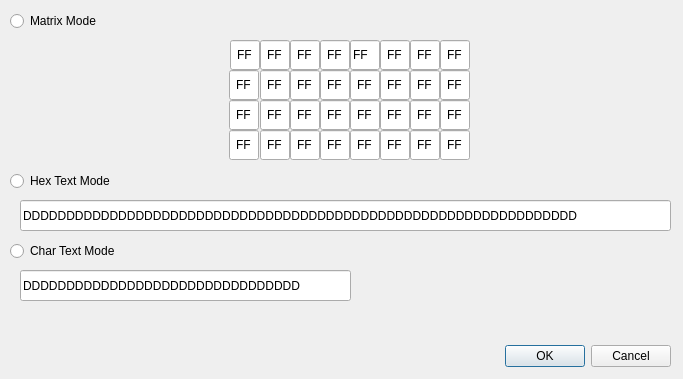
<?xml version="1.0" encoding="UTF-8"?>
<ui version="4.0">
 <class>DialogSetMatrix</class>
 <widget class="QDialog" name="DialogSetMatrix">
  <property name="windowModality">
   <enum>Qt::ApplicationModal</enum>
  </property>
  <property name="geometry">
   <rect>
    <x>0</x>
    <y>0</y>
    <width>683</width>
    <height>379</height>
   </rect>
  </property>
  <property name="sizePolicy">
   <sizepolicy hsizetype="Fixed" vsizetype="Fixed">
    <horstretch>0</horstretch>
    <verstretch>0</verstretch>
   </sizepolicy>
  </property>
  <property name="windowTitle">
   <string>Set</string>
  </property>
  <property name="styleSheet">
   <string notr="true">QMainWindow {
	background-color: white;
}</string>
  </property>
  <property name="modal">
   <bool>true</bool>
  </property>
  <widget class="QDialogButtonBox" name="buttonBox">
   <property name="geometry">
    <rect>
     <x>0</x>
     <y>340</y>
     <width>671</width>
     <height>32</height>
    </rect>
   </property>
   <property name="standardButtons">
    <set>QDialogButtonBox::Cancel|QDialogButtonBox::Ok</set>
   </property>
   <property name="centerButtons">
    <bool>false</bool>
   </property>
  </widget>
  <widget class="QRadioButton" name="radioMatrixMode">
   <property name="geometry">
    <rect>
     <x>10</x>
     <y>10</y>
     <width>116</width>
     <height>22</height>
    </rect>
   </property>
   <property name="text">
    <string>Matrix Mode</string>
   </property>
  </widget>
  <widget class="QRadioButton" name="radioTextMode">
   <property name="geometry">
    <rect>
     <x>10</x>
     <y>170</y>
     <width>281</width>
     <height>22</height>
    </rect>
   </property>
   <property name="text">
    <string>Hex Text Mode</string>
   </property>
  </widget>
  <widget class="QLineEdit" name="setHexTextBytes">
   <property name="geometry">
    <rect>
     <x>20</x>
     <y>200</y>
     <width>651</width>
     <height>31</height>
    </rect>
   </property>
   <property name="sizePolicy">
    <sizepolicy hsizetype="Fixed" vsizetype="Fixed">
     <horstretch>0</horstretch>
     <verstretch>0</verstretch>
    </sizepolicy>
   </property>
   <property name="text">
    <string>DDDDDDDDDDDDDDDDDDDDDDDDDDDDDDDDDDDDDDDDDDDDDDDDDDDDDDDDDDDDDDDD</string>
   </property>
   <property name="maxLength">
    <number>64</number>
   </property>
  </widget>
  <widget class="QLineEdit" name="setByte00">
   <property name="geometry">
    <rect>
     <x>230</x>
     <y>40</y>
     <width>30</width>
     <height>30</height>
    </rect>
   </property>
   <property name="sizePolicy">
    <sizepolicy hsizetype="Fixed" vsizetype="Fixed">
     <horstretch>30</horstretch>
     <verstretch>30</verstretch>
    </sizepolicy>
   </property>
   <property name="maximumSize">
    <size>
     <width>30</width>
     <height>30</height>
    </size>
   </property>
   <property name="inputMask">
    <string/>
   </property>
   <property name="text">
    <string>FF</string>
   </property>
   <property name="maxLength">
    <number>2</number>
   </property>
   <property name="frame">
    <bool>true</bool>
   </property>
   <property name="alignment">
    <set>Qt::AlignCenter</set>
   </property>
  </widget>
  <widget class="QLineEdit" name="setByte01">
   <property name="geometry">
    <rect>
     <x>229</x>
     <y>70</y>
     <width>30</width>
     <height>30</height>
    </rect>
   </property>
   <property name="sizePolicy">
    <sizepolicy hsizetype="Fixed" vsizetype="Fixed">
     <horstretch>30</horstretch>
     <verstretch>30</verstretch>
    </sizepolicy>
   </property>
   <property name="maximumSize">
    <size>
     <width>30</width>
     <height>30</height>
    </size>
   </property>
   <property name="text">
    <string>FF</string>
   </property>
   <property name="maxLength">
    <number>2</number>
   </property>
   <property name="frame">
    <bool>true</bool>
   </property>
   <property name="alignment">
    <set>Qt::AlignCenter</set>
   </property>
  </widget>
  <widget class="QLineEdit" name="setByte02">
   <property name="geometry">
    <rect>
     <x>229</x>
     <y>100</y>
     <width>30</width>
     <height>30</height>
    </rect>
   </property>
   <property name="sizePolicy">
    <sizepolicy hsizetype="Fixed" vsizetype="Fixed">
     <horstretch>30</horstretch>
     <verstretch>30</verstretch>
    </sizepolicy>
   </property>
   <property name="maximumSize">
    <size>
     <width>30</width>
     <height>30</height>
    </size>
   </property>
   <property name="text">
    <string>FF</string>
   </property>
   <property name="maxLength">
    <number>2</number>
   </property>
   <property name="frame">
    <bool>true</bool>
   </property>
   <property name="alignment">
    <set>Qt::AlignCenter</set>
   </property>
  </widget>
  <widget class="QLineEdit" name="setByte03">
   <property name="geometry">
    <rect>
     <x>229</x>
     <y>130</y>
     <width>30</width>
     <height>30</height>
    </rect>
   </property>
   <property name="sizePolicy">
    <sizepolicy hsizetype="Fixed" vsizetype="Fixed">
     <horstretch>30</horstretch>
     <verstretch>30</verstretch>
    </sizepolicy>
   </property>
   <property name="maximumSize">
    <size>
     <width>30</width>
     <height>30</height>
    </size>
   </property>
   <property name="text">
    <string>FF</string>
   </property>
   <property name="maxLength">
    <number>2</number>
   </property>
   <property name="frame">
    <bool>true</bool>
   </property>
   <property name="alignment">
    <set>Qt::AlignCenter</set>
   </property>
  </widget>
  <widget class="QLineEdit" name="setByte04">
   <property name="geometry">
    <rect>
     <x>260</x>
     <y>40</y>
     <width>30</width>
     <height>30</height>
    </rect>
   </property>
   <property name="sizePolicy">
    <sizepolicy hsizetype="Fixed" vsizetype="Fixed">
     <horstretch>30</horstretch>
     <verstretch>30</verstretch>
    </sizepolicy>
   </property>
   <property name="maximumSize">
    <size>
     <width>30</width>
     <height>30</height>
    </size>
   </property>
   <property name="text">
    <string>FF</string>
   </property>
   <property name="maxLength">
    <number>2</number>
   </property>
   <property name="frame">
    <bool>true</bool>
   </property>
   <property name="alignment">
    <set>Qt::AlignCenter</set>
   </property>
  </widget>
  <widget class="QLineEdit" name="setByte05">
   <property name="geometry">
    <rect>
     <x>260</x>
     <y>70</y>
     <width>30</width>
     <height>30</height>
    </rect>
   </property>
   <property name="sizePolicy">
    <sizepolicy hsizetype="Fixed" vsizetype="Fixed">
     <horstretch>30</horstretch>
     <verstretch>30</verstretch>
    </sizepolicy>
   </property>
   <property name="maximumSize">
    <size>
     <width>30</width>
     <height>30</height>
    </size>
   </property>
   <property name="text">
    <string>FF</string>
   </property>
   <property name="maxLength">
    <number>2</number>
   </property>
   <property name="frame">
    <bool>true</bool>
   </property>
   <property name="alignment">
    <set>Qt::AlignCenter</set>
   </property>
  </widget>
  <widget class="QLineEdit" name="setByte06">
   <property name="geometry">
    <rect>
     <x>260</x>
     <y>100</y>
     <width>30</width>
     <height>30</height>
    </rect>
   </property>
   <property name="sizePolicy">
    <sizepolicy hsizetype="Fixed" vsizetype="Fixed">
     <horstretch>30</horstretch>
     <verstretch>30</verstretch>
    </sizepolicy>
   </property>
   <property name="maximumSize">
    <size>
     <width>30</width>
     <height>30</height>
    </size>
   </property>
   <property name="text">
    <string>FF</string>
   </property>
   <property name="maxLength">
    <number>2</number>
   </property>
   <property name="frame">
    <bool>true</bool>
   </property>
   <property name="alignment">
    <set>Qt::AlignCenter</set>
   </property>
  </widget>
  <widget class="QLineEdit" name="setByte07">
   <property name="geometry">
    <rect>
     <x>260</x>
     <y>130</y>
     <width>30</width>
     <height>30</height>
    </rect>
   </property>
   <property name="sizePolicy">
    <sizepolicy hsizetype="Fixed" vsizetype="Fixed">
     <horstretch>30</horstretch>
     <verstretch>30</verstretch>
    </sizepolicy>
   </property>
   <property name="maximumSize">
    <size>
     <width>30</width>
     <height>30</height>
    </size>
   </property>
   <property name="text">
    <string>FF</string>
   </property>
   <property name="maxLength">
    <number>2</number>
   </property>
   <property name="frame">
    <bool>true</bool>
   </property>
   <property name="alignment">
    <set>Qt::AlignCenter</set>
   </property>
  </widget>
  <widget class="QLineEdit" name="setByte08">
   <property name="geometry">
    <rect>
     <x>290</x>
     <y>40</y>
     <width>30</width>
     <height>30</height>
    </rect>
   </property>
   <property name="sizePolicy">
    <sizepolicy hsizetype="Fixed" vsizetype="Fixed">
     <horstretch>30</horstretch>
     <verstretch>30</verstretch>
    </sizepolicy>
   </property>
   <property name="maximumSize">
    <size>
     <width>30</width>
     <height>30</height>
    </size>
   </property>
   <property name="text">
    <string>FF</string>
   </property>
   <property name="maxLength">
    <number>2</number>
   </property>
   <property name="frame">
    <bool>true</bool>
   </property>
   <property name="alignment">
    <set>Qt::AlignCenter</set>
   </property>
  </widget>
  <widget class="QLineEdit" name="setByte09">
   <property name="geometry">
    <rect>
     <x>290</x>
     <y>70</y>
     <width>30</width>
     <height>30</height>
    </rect>
   </property>
   <property name="sizePolicy">
    <sizepolicy hsizetype="Fixed" vsizetype="Fixed">
     <horstretch>30</horstretch>
     <verstretch>30</verstretch>
    </sizepolicy>
   </property>
   <property name="maximumSize">
    <size>
     <width>30</width>
     <height>30</height>
    </size>
   </property>
   <property name="text">
    <string>FF</string>
   </property>
   <property name="maxLength">
    <number>2</number>
   </property>
   <property name="frame">
    <bool>true</bool>
   </property>
   <property name="alignment">
    <set>Qt::AlignCenter</set>
   </property>
  </widget>
  <widget class="QLineEdit" name="setByte10">
   <property name="geometry">
    <rect>
     <x>290</x>
     <y>100</y>
     <width>30</width>
     <height>30</height>
    </rect>
   </property>
   <property name="sizePolicy">
    <sizepolicy hsizetype="Fixed" vsizetype="Fixed">
     <horstretch>30</horstretch>
     <verstretch>30</verstretch>
    </sizepolicy>
   </property>
   <property name="maximumSize">
    <size>
     <width>30</width>
     <height>30</height>
    </size>
   </property>
   <property name="text">
    <string>FF</string>
   </property>
   <property name="maxLength">
    <number>2</number>
   </property>
   <property name="frame">
    <bool>true</bool>
   </property>
   <property name="alignment">
    <set>Qt::AlignCenter</set>
   </property>
  </widget>
  <widget class="QLineEdit" name="setByte11">
   <property name="geometry">
    <rect>
     <x>290</x>
     <y>130</y>
     <width>30</width>
     <height>30</height>
    </rect>
   </property>
   <property name="sizePolicy">
    <sizepolicy hsizetype="Fixed" vsizetype="Fixed">
     <horstretch>30</horstretch>
     <verstretch>30</verstretch>
    </sizepolicy>
   </property>
   <property name="maximumSize">
    <size>
     <width>30</width>
     <height>30</height>
    </size>
   </property>
   <property name="text">
    <string>FF</string>
   </property>
   <property name="maxLength">
    <number>2</number>
   </property>
   <property name="frame">
    <bool>true</bool>
   </property>
   <property name="alignment">
    <set>Qt::AlignCenter</set>
   </property>
  </widget>
  <widget class="QLineEdit" name="setByte12">
   <property name="geometry">
    <rect>
     <x>320</x>
     <y>40</y>
     <width>30</width>
     <height>30</height>
    </rect>
   </property>
   <property name="sizePolicy">
    <sizepolicy hsizetype="Fixed" vsizetype="Fixed">
     <horstretch>30</horstretch>
     <verstretch>30</verstretch>
    </sizepolicy>
   </property>
   <property name="maximumSize">
    <size>
     <width>30</width>
     <height>30</height>
    </size>
   </property>
   <property name="text">
    <string>FF</string>
   </property>
   <property name="maxLength">
    <number>2</number>
   </property>
   <property name="frame">
    <bool>true</bool>
   </property>
   <property name="alignment">
    <set>Qt::AlignCenter</set>
   </property>
  </widget>
  <widget class="QLineEdit" name="setByte13">
   <property name="geometry">
    <rect>
     <x>320</x>
     <y>70</y>
     <width>30</width>
     <height>30</height>
    </rect>
   </property>
   <property name="sizePolicy">
    <sizepolicy hsizetype="Fixed" vsizetype="Fixed">
     <horstretch>30</horstretch>
     <verstretch>30</verstretch>
    </sizepolicy>
   </property>
   <property name="maximumSize">
    <size>
     <width>30</width>
     <height>30</height>
    </size>
   </property>
   <property name="text">
    <string>FF</string>
   </property>
   <property name="maxLength">
    <number>2</number>
   </property>
   <property name="frame">
    <bool>true</bool>
   </property>
   <property name="alignment">
    <set>Qt::AlignCenter</set>
   </property>
  </widget>
  <widget class="QLineEdit" name="setByte14">
   <property name="geometry">
    <rect>
     <x>320</x>
     <y>100</y>
     <width>30</width>
     <height>30</height>
    </rect>
   </property>
   <property name="sizePolicy">
    <sizepolicy hsizetype="Fixed" vsizetype="Fixed">
     <horstretch>30</horstretch>
     <verstretch>30</verstretch>
    </sizepolicy>
   </property>
   <property name="maximumSize">
    <size>
     <width>30</width>
     <height>30</height>
    </size>
   </property>
   <property name="text">
    <string>FF</string>
   </property>
   <property name="maxLength">
    <number>2</number>
   </property>
   <property name="frame">
    <bool>true</bool>
   </property>
   <property name="alignment">
    <set>Qt::AlignCenter</set>
   </property>
  </widget>
  <widget class="QLineEdit" name="setByte15">
   <property name="geometry">
    <rect>
     <x>320</x>
     <y>130</y>
     <width>30</width>
     <height>30</height>
    </rect>
   </property>
   <property name="sizePolicy">
    <sizepolicy hsizetype="Fixed" vsizetype="Fixed">
     <horstretch>30</horstretch>
     <verstretch>30</verstretch>
    </sizepolicy>
   </property>
   <property name="maximumSize">
    <size>
     <width>30</width>
     <height>30</height>
    </size>
   </property>
   <property name="text">
    <string>FF</string>
   </property>
   <property name="maxLength">
    <number>2</number>
   </property>
   <property name="frame">
    <bool>true</bool>
   </property>
   <property name="alignment">
    <set>Qt::AlignCenter</set>
   </property>
  </widget>
  <widget class="QLineEdit" name="setByte16">
   <property name="geometry">
    <rect>
     <x>350</x>
     <y>40</y>
     <width>30</width>
     <height>30</height>
    </rect>
   </property>
   <property name="sizePolicy">
    <sizepolicy hsizetype="Fixed" vsizetype="Fixed">
     <horstretch>30</horstretch>
     <verstretch>30</verstretch>
    </sizepolicy>
   </property>
   <property name="maximumSize">
    <size>
     <width>30</width>
     <height>30</height>
    </size>
   </property>
   <property name="layoutDirection">
    <enum>Qt::LeftToRight</enum>
   </property>
   <property name="text">
    <string>FF</string>
   </property>
   <property name="maxLength">
    <number>2</number>
   </property>
   <property name="frame">
    <bool>true</bool>
   </property>
   <property name="alignment">
    <set>Qt::AlignJustify|Qt::AlignVCenter</set>
   </property>
  </widget>
  <widget class="QLineEdit" name="setByte17">
   <property name="geometry">
    <rect>
     <x>350</x>
     <y>70</y>
     <width>30</width>
     <height>30</height>
    </rect>
   </property>
   <property name="sizePolicy">
    <sizepolicy hsizetype="Fixed" vsizetype="Fixed">
     <horstretch>30</horstretch>
     <verstretch>30</verstretch>
    </sizepolicy>
   </property>
   <property name="maximumSize">
    <size>
     <width>30</width>
     <height>30</height>
    </size>
   </property>
   <property name="text">
    <string>FF</string>
   </property>
   <property name="maxLength">
    <number>2</number>
   </property>
   <property name="frame">
    <bool>true</bool>
   </property>
   <property name="alignment">
    <set>Qt::AlignCenter</set>
   </property>
  </widget>
  <widget class="QLineEdit" name="setByte18">
   <property name="geometry">
    <rect>
     <x>350</x>
     <y>100</y>
     <width>30</width>
     <height>30</height>
    </rect>
   </property>
   <property name="sizePolicy">
    <sizepolicy hsizetype="Fixed" vsizetype="Fixed">
     <horstretch>30</horstretch>
     <verstretch>30</verstretch>
    </sizepolicy>
   </property>
   <property name="maximumSize">
    <size>
     <width>30</width>
     <height>30</height>
    </size>
   </property>
   <property name="text">
    <string>FF</string>
   </property>
   <property name="maxLength">
    <number>2</number>
   </property>
   <property name="frame">
    <bool>true</bool>
   </property>
   <property name="alignment">
    <set>Qt::AlignCenter</set>
   </property>
  </widget>
  <widget class="QLineEdit" name="setByte19">
   <property name="geometry">
    <rect>
     <x>350</x>
     <y>130</y>
     <width>30</width>
     <height>30</height>
    </rect>
   </property>
   <property name="sizePolicy">
    <sizepolicy hsizetype="Fixed" vsizetype="Fixed">
     <horstretch>30</horstretch>
     <verstretch>30</verstretch>
    </sizepolicy>
   </property>
   <property name="maximumSize">
    <size>
     <width>30</width>
     <height>30</height>
    </size>
   </property>
   <property name="text">
    <string>FF</string>
   </property>
   <property name="maxLength">
    <number>2</number>
   </property>
   <property name="frame">
    <bool>true</bool>
   </property>
   <property name="alignment">
    <set>Qt::AlignCenter</set>
   </property>
  </widget>
  <widget class="QLineEdit" name="setByte20">
   <property name="geometry">
    <rect>
     <x>380</x>
     <y>40</y>
     <width>30</width>
     <height>30</height>
    </rect>
   </property>
   <property name="sizePolicy">
    <sizepolicy hsizetype="Fixed" vsizetype="Fixed">
     <horstretch>30</horstretch>
     <verstretch>30</verstretch>
    </sizepolicy>
   </property>
   <property name="maximumSize">
    <size>
     <width>30</width>
     <height>30</height>
    </size>
   </property>
   <property name="text">
    <string>FF</string>
   </property>
   <property name="maxLength">
    <number>2</number>
   </property>
   <property name="frame">
    <bool>true</bool>
   </property>
   <property name="alignment">
    <set>Qt::AlignCenter</set>
   </property>
  </widget>
  <widget class="QLineEdit" name="setByte21">
   <property name="geometry">
    <rect>
     <x>380</x>
     <y>70</y>
     <width>30</width>
     <height>30</height>
    </rect>
   </property>
   <property name="sizePolicy">
    <sizepolicy hsizetype="Fixed" vsizetype="Fixed">
     <horstretch>30</horstretch>
     <verstretch>30</verstretch>
    </sizepolicy>
   </property>
   <property name="maximumSize">
    <size>
     <width>30</width>
     <height>30</height>
    </size>
   </property>
   <property name="text">
    <string>FF</string>
   </property>
   <property name="maxLength">
    <number>2</number>
   </property>
   <property name="frame">
    <bool>true</bool>
   </property>
   <property name="alignment">
    <set>Qt::AlignCenter</set>
   </property>
  </widget>
  <widget class="QLineEdit" name="setByte22">
   <property name="geometry">
    <rect>
     <x>380</x>
     <y>100</y>
     <width>30</width>
     <height>30</height>
    </rect>
   </property>
   <property name="sizePolicy">
    <sizepolicy hsizetype="Fixed" vsizetype="Fixed">
     <horstretch>30</horstretch>
     <verstretch>30</verstretch>
    </sizepolicy>
   </property>
   <property name="maximumSize">
    <size>
     <width>30</width>
     <height>30</height>
    </size>
   </property>
   <property name="text">
    <string>FF</string>
   </property>
   <property name="maxLength">
    <number>2</number>
   </property>
   <property name="frame">
    <bool>true</bool>
   </property>
   <property name="alignment">
    <set>Qt::AlignCenter</set>
   </property>
  </widget>
  <widget class="QLineEdit" name="setByte23">
   <property name="geometry">
    <rect>
     <x>380</x>
     <y>130</y>
     <width>30</width>
     <height>30</height>
    </rect>
   </property>
   <property name="sizePolicy">
    <sizepolicy hsizetype="Fixed" vsizetype="Fixed">
     <horstretch>30</horstretch>
     <verstretch>30</verstretch>
    </sizepolicy>
   </property>
   <property name="maximumSize">
    <size>
     <width>30</width>
     <height>30</height>
    </size>
   </property>
   <property name="text">
    <string>FF</string>
   </property>
   <property name="maxLength">
    <number>2</number>
   </property>
   <property name="frame">
    <bool>true</bool>
   </property>
   <property name="alignment">
    <set>Qt::AlignCenter</set>
   </property>
  </widget>
  <widget class="QLineEdit" name="setByte24">
   <property name="geometry">
    <rect>
     <x>410</x>
     <y>40</y>
     <width>30</width>
     <height>30</height>
    </rect>
   </property>
   <property name="sizePolicy">
    <sizepolicy hsizetype="Fixed" vsizetype="Fixed">
     <horstretch>30</horstretch>
     <verstretch>30</verstretch>
    </sizepolicy>
   </property>
   <property name="maximumSize">
    <size>
     <width>30</width>
     <height>30</height>
    </size>
   </property>
   <property name="text">
    <string>FF</string>
   </property>
   <property name="maxLength">
    <number>2</number>
   </property>
   <property name="frame">
    <bool>true</bool>
   </property>
   <property name="alignment">
    <set>Qt::AlignCenter</set>
   </property>
  </widget>
  <widget class="QLineEdit" name="setByte25">
   <property name="geometry">
    <rect>
     <x>410</x>
     <y>70</y>
     <width>30</width>
     <height>30</height>
    </rect>
   </property>
   <property name="sizePolicy">
    <sizepolicy hsizetype="Fixed" vsizetype="Fixed">
     <horstretch>30</horstretch>
     <verstretch>30</verstretch>
    </sizepolicy>
   </property>
   <property name="maximumSize">
    <size>
     <width>30</width>
     <height>30</height>
    </size>
   </property>
   <property name="text">
    <string>FF</string>
   </property>
   <property name="maxLength">
    <number>2</number>
   </property>
   <property name="frame">
    <bool>true</bool>
   </property>
   <property name="alignment">
    <set>Qt::AlignCenter</set>
   </property>
  </widget>
  <widget class="QLineEdit" name="setByte26">
   <property name="geometry">
    <rect>
     <x>410</x>
     <y>100</y>
     <width>30</width>
     <height>30</height>
    </rect>
   </property>
   <property name="sizePolicy">
    <sizepolicy hsizetype="Fixed" vsizetype="Fixed">
     <horstretch>30</horstretch>
     <verstretch>30</verstretch>
    </sizepolicy>
   </property>
   <property name="maximumSize">
    <size>
     <width>30</width>
     <height>30</height>
    </size>
   </property>
   <property name="text">
    <string>FF</string>
   </property>
   <property name="maxLength">
    <number>2</number>
   </property>
   <property name="frame">
    <bool>true</bool>
   </property>
   <property name="alignment">
    <set>Qt::AlignCenter</set>
   </property>
  </widget>
  <widget class="QLineEdit" name="setByte27">
   <property name="geometry">
    <rect>
     <x>410</x>
     <y>130</y>
     <width>30</width>
     <height>30</height>
    </rect>
   </property>
   <property name="sizePolicy">
    <sizepolicy hsizetype="Fixed" vsizetype="Fixed">
     <horstretch>30</horstretch>
     <verstretch>30</verstretch>
    </sizepolicy>
   </property>
   <property name="maximumSize">
    <size>
     <width>30</width>
     <height>30</height>
    </size>
   </property>
   <property name="text">
    <string>FF</string>
   </property>
   <property name="maxLength">
    <number>2</number>
   </property>
   <property name="frame">
    <bool>true</bool>
   </property>
   <property name="alignment">
    <set>Qt::AlignCenter</set>
   </property>
  </widget>
  <widget class="QLineEdit" name="setByte28">
   <property name="geometry">
    <rect>
     <x>440</x>
     <y>40</y>
     <width>30</width>
     <height>30</height>
    </rect>
   </property>
   <property name="sizePolicy">
    <sizepolicy hsizetype="Fixed" vsizetype="Fixed">
     <horstretch>30</horstretch>
     <verstretch>30</verstretch>
    </sizepolicy>
   </property>
   <property name="maximumSize">
    <size>
     <width>30</width>
     <height>30</height>
    </size>
   </property>
   <property name="text">
    <string>FF</string>
   </property>
   <property name="maxLength">
    <number>2</number>
   </property>
   <property name="frame">
    <bool>true</bool>
   </property>
   <property name="alignment">
    <set>Qt::AlignCenter</set>
   </property>
  </widget>
  <widget class="QLineEdit" name="setByte29">
   <property name="geometry">
    <rect>
     <x>440</x>
     <y>70</y>
     <width>30</width>
     <height>30</height>
    </rect>
   </property>
   <property name="sizePolicy">
    <sizepolicy hsizetype="Fixed" vsizetype="Fixed">
     <horstretch>30</horstretch>
     <verstretch>30</verstretch>
    </sizepolicy>
   </property>
   <property name="maximumSize">
    <size>
     <width>30</width>
     <height>30</height>
    </size>
   </property>
   <property name="text">
    <string>FF</string>
   </property>
   <property name="maxLength">
    <number>2</number>
   </property>
   <property name="frame">
    <bool>true</bool>
   </property>
   <property name="alignment">
    <set>Qt::AlignCenter</set>
   </property>
  </widget>
  <widget class="QLineEdit" name="setByte30">
   <property name="geometry">
    <rect>
     <x>440</x>
     <y>100</y>
     <width>30</width>
     <height>30</height>
    </rect>
   </property>
   <property name="sizePolicy">
    <sizepolicy hsizetype="Fixed" vsizetype="Fixed">
     <horstretch>30</horstretch>
     <verstretch>30</verstretch>
    </sizepolicy>
   </property>
   <property name="maximumSize">
    <size>
     <width>30</width>
     <height>30</height>
    </size>
   </property>
   <property name="text">
    <string>FF</string>
   </property>
   <property name="maxLength">
    <number>2</number>
   </property>
   <property name="frame">
    <bool>true</bool>
   </property>
   <property name="alignment">
    <set>Qt::AlignCenter</set>
   </property>
  </widget>
  <widget class="QLineEdit" name="setByte31">
   <property name="geometry">
    <rect>
     <x>440</x>
     <y>130</y>
     <width>30</width>
     <height>30</height>
    </rect>
   </property>
   <property name="sizePolicy">
    <sizepolicy hsizetype="Fixed" vsizetype="Fixed">
     <horstretch>30</horstretch>
     <verstretch>30</verstretch>
    </sizepolicy>
   </property>
   <property name="maximumSize">
    <size>
     <width>30</width>
     <height>30</height>
    </size>
   </property>
   <property name="text">
    <string>FF</string>
   </property>
   <property name="maxLength">
    <number>2</number>
   </property>
   <property name="frame">
    <bool>true</bool>
   </property>
   <property name="alignment">
    <set>Qt::AlignCenter</set>
   </property>
  </widget>
  <widget class="QRadioButton" name="radioCharTextMode">
   <property name="geometry">
    <rect>
     <x>10</x>
     <y>240</y>
     <width>281</width>
     <height>22</height>
    </rect>
   </property>
   <property name="text">
    <string>Char Text Mode</string>
   </property>
  </widget>
  <widget class="QLineEdit" name="setCharTextBytes">
   <property name="geometry">
    <rect>
     <x>20</x>
     <y>270</y>
     <width>331</width>
     <height>31</height>
    </rect>
   </property>
   <property name="sizePolicy">
    <sizepolicy hsizetype="Fixed" vsizetype="Fixed">
     <horstretch>0</horstretch>
     <verstretch>0</verstretch>
    </sizepolicy>
   </property>
   <property name="text">
    <string>DDDDDDDDDDDDDDDDDDDDDDDDDDDDDDDD</string>
   </property>
   <property name="maxLength">
    <number>32</number>
   </property>
  </widget>
 </widget>
 <resources/>
 <connections/>
</ui>
